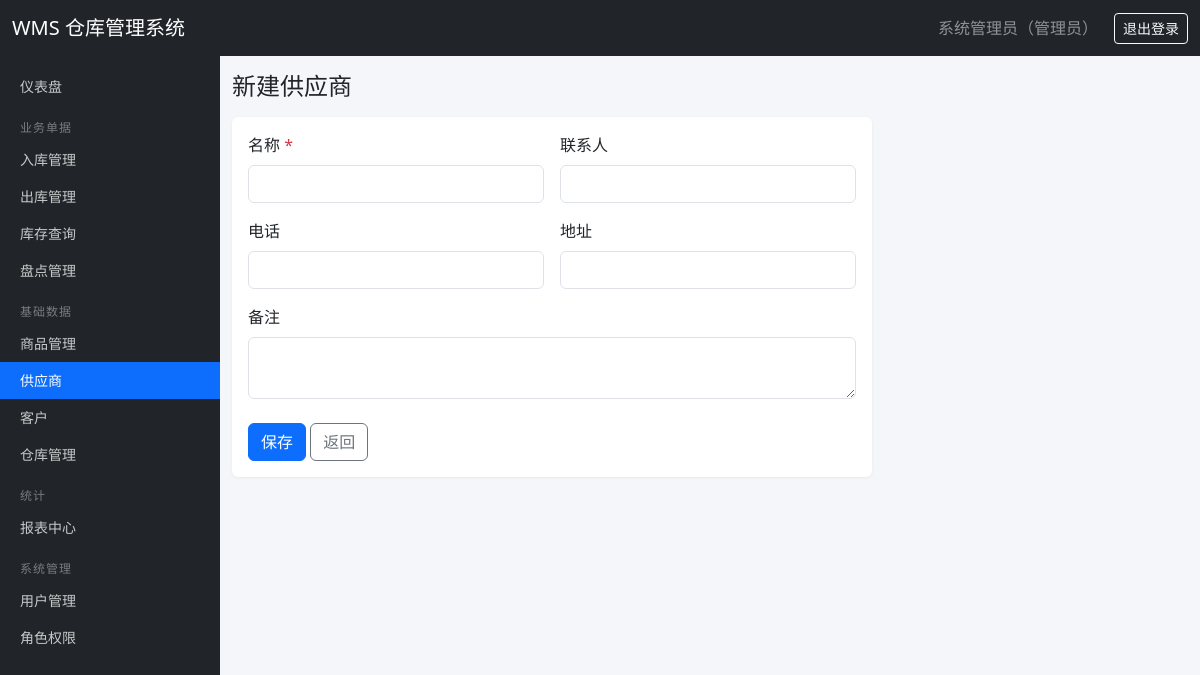
Page /suppliers/create (signed in) on the committed database.
### tables this page shows
CREATE TABLE users (
    id INTEGER PRIMARY KEY AUTOINCREMENT,
    username TEXT UNIQUE NOT NULL,
    password_hash TEXT NOT NULL,
    real_name TEXT DEFAULT '',
    email TEXT DEFAULT '',
    phone TEXT DEFAULT '',
    is_active INTEGER DEFAULT 1,
    created_at TEXT DEFAULT (datetime('now', 'localtime'))
);

CREATE TABLE roles (
    id INTEGER PRIMARY KEY AUTOINCREMENT,
    name TEXT UNIQUE NOT NULL,
    description TEXT DEFAULT '',
    created_at TEXT DEFAULT (datetime('now', 'localtime'))
);

CREATE TABLE permissions (
    id INTEGER PRIMARY KEY AUTOINCREMENT,
    code TEXT UNIQUE NOT NULL,
    name TEXT NOT NULL,
    module TEXT NOT NULL
);

### routes/supplier.py (the view, shortened to what this page needs)
@bp.route('/create', methods=['GET', 'POST'])
@permission_required('supplier:create')
def create():
    return render_template('supplier_form.html', supplier=None)

### auth.py (called while the page is built)
def load_user_permissions(user_id):
    rows = get_db().execute(
        '''SELECT DISTINCT p.code FROM permissions p
           JOIN role_permissions rp ON rp.permission_id = p.id
           JOIN user_roles ur ON ur.role_id = rp.role_id
           WHERE ur.user_id = ?''', (user_id,)).fetchall()
    return {r['code'] for r in rows}

@login_manager.user_loader
def load_user(user_id):
    row = get_db().execute('SELECT * FROM users WHERE id = ?', (user_id,)).fetchone()
    if row is None or not row['is_active']:
        return None
    return User(row, load_user_permissions(row['id']))

def permission_required(code):
    def decorator(view):
        @wraps(view)
        def wrapped(*args, **kwargs):
            if not current_user.is_authenticated:
                return login_manager.unauthorized()
            if not current_user.has_perm(code):
                abort(403)
            return view(*args, **kwargs)
        return wrapped
    return decorator

    @property
    def is_active(self):
        return self._active

    def has_perm(self, code):
        return code in self.permissions

    def role_names(self):
        rows = get_db().execute(
            '''SELECT r.name FROM roles r
               JOIN user_roles ur ON ur.role_id = r.id
               WHERE ur.user_id = ?''', (self.id,)).fetchall()
        return '、'.join(r['name'] for r in rows) or '未分配角色'

### db.py (called while the page is built)
def get_db():
    if 'db' not in g:
        g.db = sqlite3.connect(current_app.config['DATABASE'])
        g.db.row_factory = sqlite3.Row
        g.db.execute('PRAGMA foreign_keys = ON')
    return g.db

### templates/supplier_form.html (shortened to what this page needs)
{% extends 'base.html' %}
{% block content %}
<h4 class="mb-3">{{ '编辑供应商' if supplier else '新建供应商' }}</h4>
<div class="card" style="max-width: 640px;">
  <div class="card-body">
    <form method="post">
      <div class="row g-3">
        <div class="col-md-6">
          <label class="form-label">名称 <span class="text-danger">*</span></label>
          <input type="text" name="name" class="form-control" value="{{ supplier['name'] if supplier else '' }}" required>
        </div>
        <div class="col-md-6">
          <label class="form-label">联系人</label>
          <input type="text" name="contact" class="form-control" value="{{ supplier['contact'] if supplier else '' }}">
        </div>
        <div class="col-md-6">
          <label class="form-label">电话</label>
          <input type="text" name="phone" class="form-control" value="{{ supplier['phone'] if supplier else '' }}">
        </div>
        <div class="col-md-6">
          <label class="form-label">地址</label>
          <input type="text" name="address" class="form-control" value="{{ supplier['address'] if supplier else '' }}">
        </div>
        <div class="col-12">
          <label class="form-label">备注</label>
          <textarea name="remark" class="form-control" rows="2">{{ supplier['remark'] if supplier else '' }}</textarea>
        </div>
      </div>
      <div class="mt-4">
        <button type="submit" class="btn btn-primary">保存</button>
        <a href="{{ url_for('supplier.index') }}" class="btn btn-outline-secondary">返回</a>
      </div>
    </form>
  </div>
</div>
{% endblock %}

### templates/base.html (shortened to what this page needs)
<!doctype html>
<html lang="zh-CN">
<head>
  <link href="https://cdn.jsdelivr.net/npm/bootstrap@5.3.3/dist/css/bootstrap.min.css" rel="stylesheet">
  <link rel="stylesheet" href="{{ url_for('static', filename='css/style.css') }}">
</head>
<body>
<nav class="navbar navbar-dark bg-dark fixed-top">
  <div class="container-fluid">
    <a class="navbar-brand" href="{{ url_for('dashboard.index') }}">WMS 仓库管理系统</a>
    <div class="d-flex align-items-center text-white-50">
      {% if current_user.is_authenticated %}
        <span class="me-3">{{ current_user.real_name or current_user.username }}（{{ current_user.role_names() }}）</span>
        <a class="btn btn-sm btn-outline-light" href="{{ url_for('auth.logout') }}">退出登录</a>
      {% else %}
        <a class="btn btn-sm btn-outline-light" href="{{ url_for('auth.login') }}">登录</a>
      {% endif %}
    </div>
  </div>
</nav>
{% if current_user.is_authenticated %}
<nav class="sidebar">
  <ul class="nav flex-column">
    <li class="nav-item">
      <a class="nav-link {{ 'active' if request.blueprint == 'dashboard' }}" href="{{ url_for('dashboard.index') }}">仪表盘</a>
    </li>
    {% if current_user.has_perm('stock_in:view') or current_user.has_perm('stock_out:view') or current_user.has_perm('inventory:view') or current_user.has_perm('stock_check:view') %}
    <li class="menu-header">业务单据</li>
      {% if current_user.has_perm('stock_in:view') %}
      <li class="nav-item"><a class="nav-link {{ 'active' if request.blueprint == 'stock_in' }}" href="{{ url_for('stock_in.index') }}">入库管理</a></li>
      {% endif %}
      {% if current_user.has_perm('stock_out:view') %}
      <li class="nav-item"><a class="nav-link {{ 'active' if request.blueprint == 'stock_out' }}" href="{{ url_for('stock_out.index') }}">出库管理</a></li>
      {% endif %}
      {% if current_user.has_perm('inventory:view') %}
      <li class="nav-item"><a class="nav-link {{ 'active' if request.blueprint == 'inventory' }}" href="{{ url_for('inventory.index') }}">库存查询</a></li>
      {% endif %}
      {% if current_user.has_perm('stock_check:view') %}
      <li class="nav-item"><a class="nav-link {{ 'active' if request.blueprint == 'stock_check' }}" href="{{ url_for('stock_check.index') }}">盘点管理</a></li>
      {% endif %}
    {% endif %}
    {% if current_user.has_perm('product:view') or current_user.has_perm('supplier:view') or current_user.has_perm('customer:view') or current_user.has_perm('warehouse:view') %}
    <li class="menu-header">基础数据</li>
      {% if current_user.has_perm('product:view') %}
      <li class="nav-item"><a class="nav-link {{ 'active' if request.blueprint == 'product' }}" href="{{ url_for('product.index') }}">商品管理</a></li>
      {% endif %}
      {% if current_user.has_perm('supplier:view') %}
      <li class="nav-item"><a class="nav-link {{ 'active' if request.blueprint == 'supplier' }}" href="{{ url_for('supplier.index') }}">供应商</a></li>
      {% endif %}
      {% if current_user.has_perm('customer:view') %}
      <li class="nav-item"><a class="nav-link {{ 'active' if request.blueprint == 'customer' }}" href="{{ url_for('customer.index') }}">客户</a></li>
      {% endif %}
      {% if current_user.has_perm('warehouse:view') %}
      <li class="nav-item"><a class="nav-link {{ 'active' if request.blueprint == 'warehouse' }}" href="{{ url_for('warehouse.index') }}">仓库管理</a></li>
      {% endif %}
    {% endif %}
    {% if current_user.has_perm('report:view') %}
    <li class="menu-header">统计</li>
    <li class="nav-item"><a class="nav-link {{ 'active' if request.blueprint == 'report' }}" href="{{ url_for('report.index') }}">报表中心</a></li>
    {% endif %}
    {% if current_user.has_perm('user:view') or current_user.has_perm('role:view') %}
    <li class="menu-header">系统管理</li>
      {% if current_user.has_perm('user:view') %}
      <li class="nav-item"><a class="nav-link {{ 'active' if request.blueprint == 'user' }}" href="{{ url_for('user.index') }}">用户管理</a></li>
      {% endif %}
      {% if current_user.has_perm('role:view') %}
      <li class="nav-item"><a class="nav-link {{ 'active' if request.blueprint == 'role' }}" href="{{ url_for('role.index') }}">角色权限</a></li>
      {% endif %}
    {% endif %}
  </ul>
</nav>
{% endif %}
<main class="{{ 'with-sidebar' if current_user.is_authenticated else 'no-sidebar' }}">
  <div class="container-fluid py-3">
    {% block content %}{% endblock %}
  </div>
</main>
</body>
</html>

### static/css/style.css (style rules this page uses)
body { padding-top: 56px; background-color: #f5f6fa; }
.sidebar { position: fixed; top: 56px; left: 0; bottom: 0; width: 220px; background: #212529; overflow-y: auto; padding: 12px 0; z-index: 1000; }
.sidebar .nav-link { color: rgba(255, 255, 255, 0.75); padding: 8px 20px; font-size: 14px; }
.sidebar .nav-link.active { color: #fff; background: #0d6efd; }
.sidebar .menu-header { color: rgba(255, 255, 255, 0.4); font-size: 12px; padding: 14px 20px 4px; text-transform: uppercase; letter-spacing: 1px; }
main.with-sidebar { margin-left: 220px; }
.card { border: none; box-shadow: 0 1px 3px rgba(0, 0, 0, 0.06); }

### rows in the picture
users: real_name "系统管理员"
roles: role_names "管理员"
permissions: name "新建供应商"
